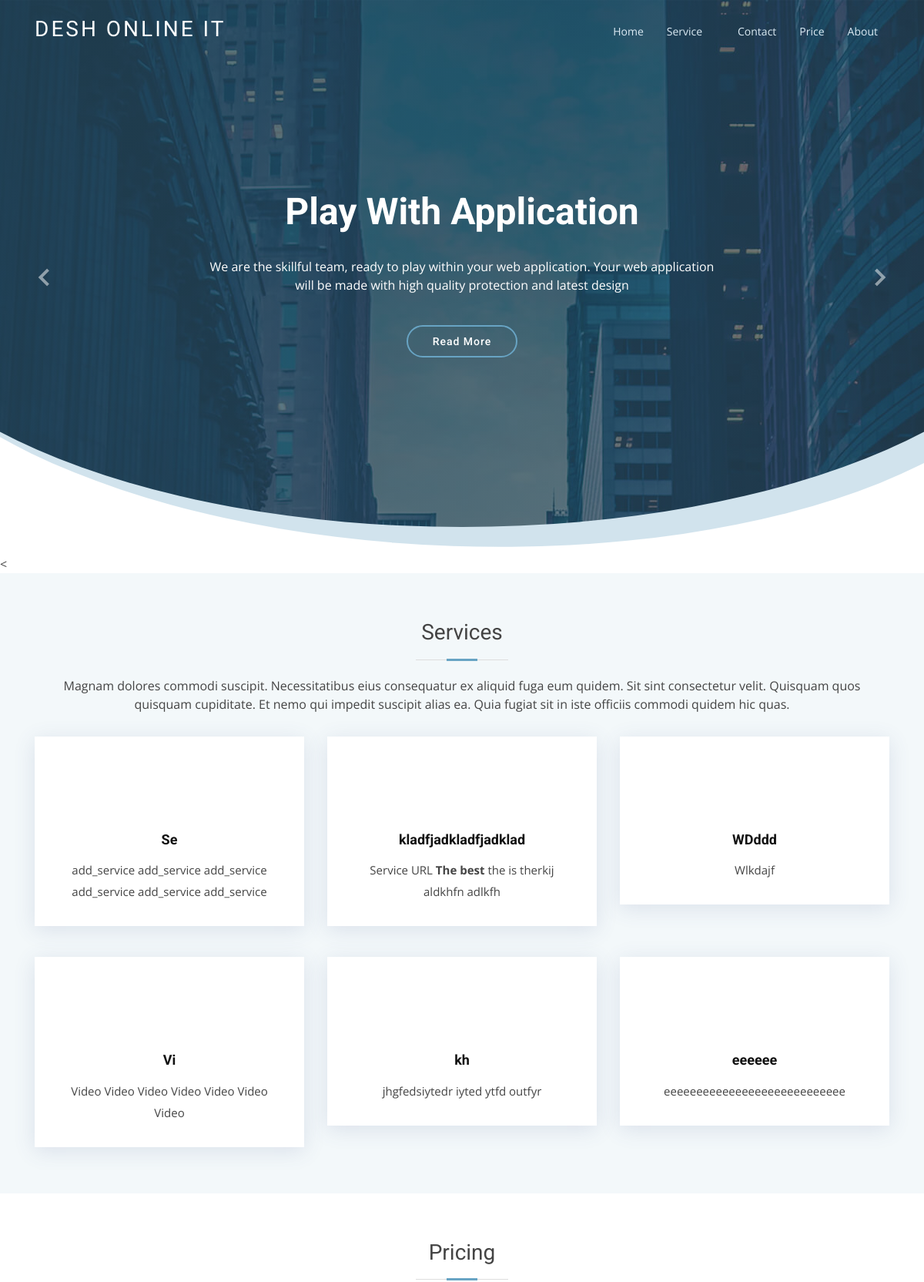
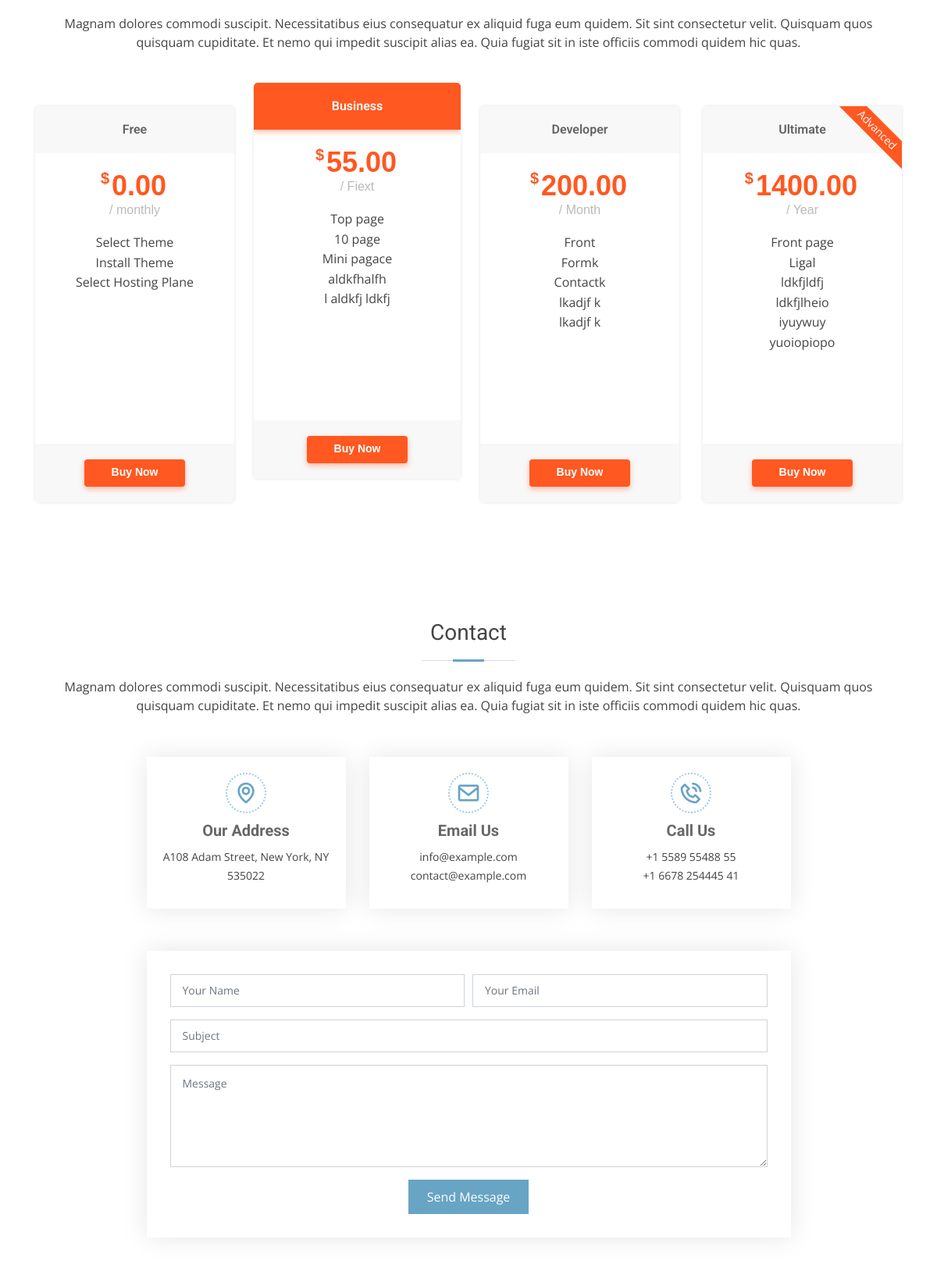
The page / (upper part) on the database its author committed (2 pictures, top to bottom).
### tables this page shows
CREATE TABLE `site_title` (
  `id` int(11) NOT NULL,
  `title` varchar(255) DEFAULT NULL
);

CREATE TABLE `all_menu` (
  `menu_id` int(11) NOT NULL,
  `menu_name` varchar(50) NOT NULL,
  `menu_url` varchar(200) NOT NULL,
  `status` varchar(20) DEFAULT NULL
);

CREATE TABLE `home_slide` (
  `id` int(11) NOT NULL,
  `slide_title` varchar(200) NOT NULL,
  `slide_description` varchar(400) NOT NULL,
  `read_more` varchar(200) NOT NULL,
  `status` varchar(11) DEFAULT NULL
);

CREATE TABLE `service_info` (
  `id` int(11) NOT NULL,
  `title` varchar(100) NOT NULL,
  `description` varchar(500) NOT NULL
);

CREATE TABLE `all_service` (
  `service_id` int(11) NOT NULL,
  `service_title` varchar(200) NOT NULL,
  `service_description` varchar(500) NOT NULL,
  `service_url` varchar(200) NOT NULL
);

CREATE TABLE `package_info` (
  `id` int(11) NOT NULL,
  `title` varchar(100) NOT NULL,
  `description` varchar(500) NOT NULL
);

CREATE TABLE `all_package` (
  `package_id` int(11) NOT NULL,
  `package_name` varchar(20) NOT NULL,
  `package_title` varchar(50) NOT NULL,
  `package_price` float(9,2) NOT NULL,
  `package_type` varchar(20) NOT NULL,
  `package_description` varchar(500) NOT NULL,
  `package_url` varchar(200) NOT NULL
);

### index.php (called while the page is built, shortened)
<?php
include 'front-end/header.php';
include 'front-end/slider.php';
include 'front-end/services.php';
include 'front-end/pricing.php';
include 'front-end/contact.php';
 ?>

### front-end/pricing.php (the view)
<section id="pricing" class="pricing">
  <div class="container">
    <div class="section-title">
      <?php
      $query="select * from package_info";
      $result=$conn->query($query);
      if(mysqli_num_rows($result)>0){
        $col=mysqli_fetch_array($result);
      ?>
      <h2 data-aos="fade-up"><?php echo $col['title']; ?></h2>
      <p data-aos="fade-up"><?php echo $col['description']; ?></p>
    <?php } ?>
    </div>
    <div class="row">
      <?php
      $query="select * from all_package";
      $result=$conn->query($query);
      $i=0;
      if(mysqli_num_rows($result)>0){
        while($col=mysqli_fetch_array($result)){
        ?>
      <div class="col-lg-3 col-md-6
      <?php if($col['package_name']=='Free'){
        echo '';
      }else if($col['package_name']=='Business'){
        echo 'mt-4 mt-md-0';
      }else{
        echo 'mt-4 mt-lg-0';
      } ?>" data-aos="fade-up" data-aos-delay="<?php echo $i; ?>">
        <div class="box <?php if($col['package_name']=='Business') echo 'featured'; ?>">
          <?php if($col['package_name']=='Ultimate') echo '<span class="advanced">Advanced</span>'; ?>
          <h3><?php echo $col['package_title']; ?></h3>
          <h4><sup>$</sup><?php echo $col['package_price']; ?><span> / <?php echo $col['package_type']; ?></span></h4>
          <p id="package_description" style="height: 250px; line-height: 1.6; text-align: center;">
            <?php echo $col['package_description']; ?>
          </p>
          <div class="btn-wrap">
            <a href="<?php echo $col['package_url']; ?>" class="btn-buy">Buy Now</a>
          </div>
        </div>
      </div>
    <?php
      $i=$i+100;
      }
    }
   ?>
    </div>
  </div>
</section>

### front-end/header.php (shortened to what this page needs)
<?php
  include './global/db.php';
  $query="SELECT id, title FROM site_title WHERE id = '1'";
  $result =$conn->query($query);
$row = mysqli_fetch_row($result);
$site_title= $row[1];
 ?>
<!DOCTYPE html>
<html lang="en">
<head>
 <?php
  echo '<link href="assets/vendor/bootstrap/css/bootstrap.min.css" rel="stylesheet" type="text/css" >';
  echo '<link href="assets/vendor/animate.css/animate.min.css" rel="stylesheet" type="text/css" >';
  echo '<link href="assets/vendor/icofont/icofont.min.css" rel="stylesheet" type="text/css" >';
  echo '<link href="assets/vendor/boxicons/css/boxicons.min.css" rel="stylesheet" type="text/css" >';
  echo '<link href="assets/vendor/owl.carousel/assets/owl.carousel.min.css" rel="stylesheet" type="text/css" >';
  echo '<link href="assets/vendor/aos/aos.css" rel="stylesheet" type="text/css" >'; ?>
  <?php echo '<link href="assets/css/style.css" rel="stylesheet" type="text/css" >'; ?>
</head>
<body>
  <header id="header" class="fixed-top header-transparent">
    <div class="container">
      <div class="logo float-left">
        <h1 class="text-light"><a href="index.php"><span><?php echo $site_title; ?></span></a></h1>
      </div>
       <nav class="nav-menu float-right d-none d-lg-block">
         <ul>
        <?php
        $query="select * from all_menu";
        $result=$conn->query($query);
        if(mysqli_num_rows($result)>0){
          while($col=mysqli_fetch_array($result)){
            ?>
          <li class="<?php if($col['status']=='submenu') echo 'drop-down'; ?>" ><a href="<?php echo $col['menu_url']; ?>"><?php echo $col['menu_name']; ?></a>
            </li>
        <?php } } ?>
        </ul>
      </nav>
    </div>
  </header><!-- End Header

### front-end/slider.php (shortened to what this page needs)
<section id="hero" class="d-flex justify-cntent-center align-items-center">
  <div id="heroCarousel" class="container carousel carousel-fade" data-ride="carousel">
    <?php
      $query="select * from home_slide";
      $result=$conn->query($query);
      if(mysqli_num_rows($result)>0){
        while($col=mysqli_fetch_array($result)){
          ?>
    <div class="carousel-item <?php if($col['status']=='active')echo 'active'; ?>">
      <div class="carousel-container">
        <h2 class="animated fadeInDown"><?php echo $col['slide_title']; ?></h2>
        <p class="animated fadeInUp"><?php echo $col['slide_description']; ?></p>
        <a href="<?php echo $col['read_more']; ?>" class="btn-get-started animated fadeInUp">Read More</a>
      </div>
    </div>
    <?php
    }  }  ?>
    <a class="carousel-control-prev" href="#heroCarousel" role="button" data-slide="prev">
      <span class="carousel-control-prev-icon bx bx-chevron-left" aria-hidden="true"></span>
    </a>
    <a class="carousel-control-next" href="#heroCarousel" role="button" data-slide="next">
      <span class="carousel-control-next-icon bx bx-chevron-right" aria-hidden="true"></span>
    </a>
  </div>
</section>

### front-end/services.php
<
    <section id="services" class="services section-bg">
      <div class="container">
        <?php
        $query="select * from service_info";
        $result=$conn->query($query);
        if(mysqli_num_rows($result)>0){
          $col=mysqli_fetch_array($result);
            ?>
        <div class="section-title" data-aos="fade-up">
          <h2><?php echo $col['title']; ?></h2>
          <p><?php echo $col['description']; ?></p>
        </div>
      <?php }?>
        <div class="row">
        <?php
        $query="select * from all_service";
        $result=$conn->query($query);
        $i=0;
        if(mysqli_num_rows($result)>0){
          while($col=mysqli_fetch_array($result)){
          ?>
        <div class="col-lg-4 col-md-6" data-aos="fade-up" data-aos-delay="<?php echo $i; ?>">
            <div class="icon-box">
              <div class="icon"><i class="icofont-earth"></i></div>
              <h4 class="title"><a href="<?php echo $col['service_url']; ?>"><?php echo $col['service_title']; ?></a></h4>
              <p class="description"><?php echo $col['service_description']; ?></p>
            </div>
          </div>
           <?php
        $i=$i+100;
         }
        } ?>
        </div>
      </div>
    </section>

### rows shown on the page
site_title: title "DESH ONLINE IT"
all_menu: menu_name "Home"
all_menu: menu_name "Service"
all_menu: menu_name "Contact"
all_menu: menu_name "Price"
all_menu: menu_name "About"
home_slide: slide_title "Play With Application", slide_description "We are the skillful team, ready to play within your web application. Your web application will be made with high quality protection and latest design"
service_info: title "Services", description "Magnam dolores commodi suscipit. Necessitatibus eius consequatur ex aliquid fuga eum quidem. Sit sint consectetur velit. Quisquam quos quisquam cupiditate. Et nemo qui impedit suscipit alias ea. Quia fugiat sit in iste officiis commodi quidem hic quas."
all_service: service_title "Se", service_description "add_service add_service add_service add_service add_service add_service"
all_service: service_title "kladfjadkladfjadklad", service_description "Service URL The best the is therkij aldkhfn adlkfh"
all_service: service_title "WDddd", service_description "Wlkdajf"
all_service: service_title "Vi", service_description "Video Video Video Video Video Video Video"
all_service: service_title "kh", service_description "jhgfedsiytedr iyted ytfd outfyr"
all_service: service_title "eeeeee", service_description "eeeeeeeeeeeeeeeeeeeeeeeeeeee"
package_info: title "Pricing", description "Magnam dolores commodi suscipit. Necessitatibus eius consequatur ex aliquid fuga eum quidem. Sit sint consectetur velit. Quisquam quos quisquam cupiditate. Et nemo qui impedit suscipit alias ea. Quia fugiat sit in iste officiis commodi quidem hic quas."
all_package: package_title "Free", package_price "0.00", package_type "monthly", package_description "Select Theme Install Theme Select Hosting Plane"
all_package: package_title "Business", package_price "55.00", package_type "Fiext", package_description "Top page 10 page Mini pagace aldkfhalfh l aldkfj ldkfj"
all_package: package_title "Developer", package_price "200.00", package_type "Month", package_description "Front Formk Contactk lkadjf k lkadjf k"
all_package: package_name "Advanced", package_title "Ultimate", package_price "1400.00", package_type "Year", package_description "Front page Ligal ldkfjldfj ldkfjlheio iyuywuy yuoiopiopo"
